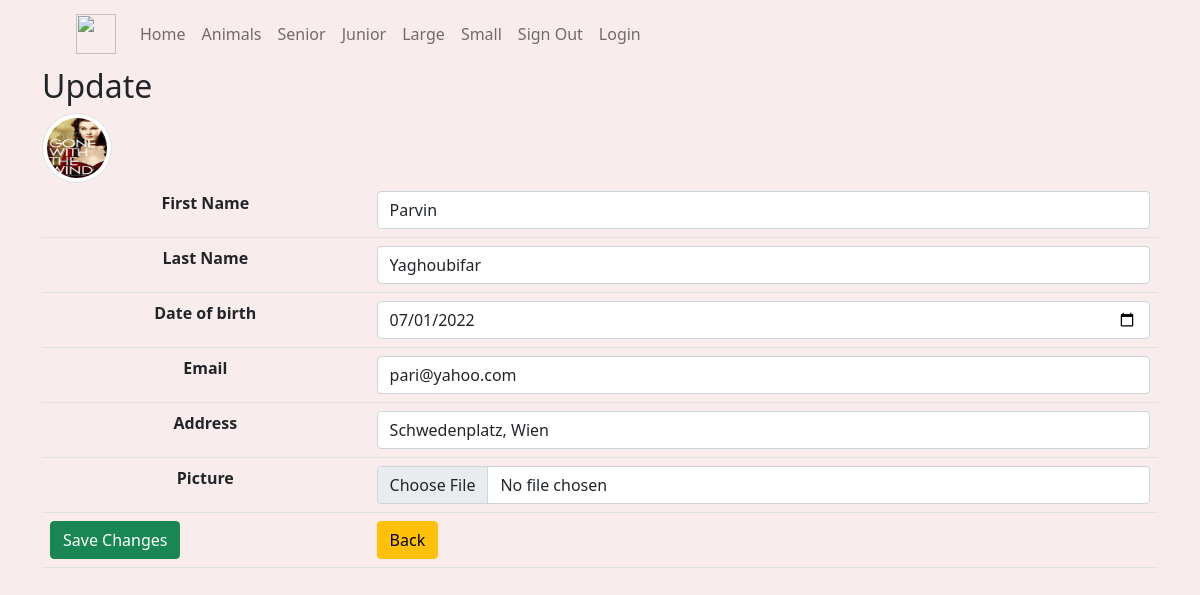
Screenshot of /update.php?id=4 (signed in) with the database file from the repository.
### tables this page shows
CREATE TABLE `user` (
  `user_id` int(11) NOT NULL,
  `first_name` varchar(50) NOT NULL,
  `last_name` varchar(50) NOT NULL,
  `email` varchar(255) NOT NULL,
  `phone_number` int(11) NOT NULL,
  `address` varchar(255) NOT NULL,
  `picture` varchar(255) DEFAULT NULL,
  `password` varchar(255) NOT NULL,
  `date_of_birth` date DEFAULT NULL,
  `status` varchar(30) NOT NULL DEFAULT 'user'
);

### update.php (the view, shortened to what this page needs)
<?php
require_once 'components/db_connect.php';
if (isset($_GET['id'])) {
    $id = $_GET['id'];
    $sql = "SELECT * FROM user WHERE user_id = {$id}";
    $result = mysqli_query($connect, $sql);
    if (mysqli_num_rows($result) == 1) {
        $data = mysqli_fetch_assoc($result);
        $fname = $data['first_name'];
        $lname = $data['last_name'];
        $date_of_birth = $data['date_of_birth'];
        $email = $data['email'];
        $address = $data['address'];
    }
}
?>
<!DOCTYPE html>
<html lang="en">
<head>
    <link rel="stylesheet" href="css/style.css">
    <?php require_once 'components/boot.php' ?>
</head>
<body class="body_style">
<?php require_once 'components/navbar.php' ?>
    <div class="container">
        <h2>Update</h2>
        <img class='img-thumbnail rounded-circle' src='pictures/<?php echo $data['picture'] ?>' alt="<?php echo $fname ?>">
        <form method="post" enctype="multipart/form-data">
            <table class="table">
                <tr>
                    <th>First Name</th>
                    <td><input class="form-control" type="text" name="first_name" placeholder="First Name" value="<?php echo $fname ?>" /></td>
                </tr>
                <tr>
                    <th>Last Name</th>
                    <td><input class="form-control" type="text" name="last_name" placeholder="Last Name" value="<?php echo $lname ?>" /></td>
                </tr>
                <tr>
                    <th>Date of birth</th>
                    <td><input class="form-control" type="date" name="date_of_birth" placeholder="Date of birth" value="<?php echo $date_of_birth ?>" /></td>
                </tr>
                <tr>
                    <th>Email</th>
                    <td><input class="form-control" type="email" name="email" placeholder="Email" value="<?php echo $email ?>" /></td>
                </tr>
                <tr>
                    <th>Address</th>
                    <td><input class="form-control" type="text" name="address" placeholder="Address" value="<?php echo $address ?>" /></td>
                </tr>
                <tr>
                    <th>Picture</th>
                    <td><input class="form-control" type="file" name="picture" /></td>
                </tr>
                <tr>
                    <td><button name="submit" class="btn btn-success" type="submit">Save Changes</button></td>
                    <td><a href="dashboard.php"><button class="btn btn-warning" type="button">Back</button></a></td>
                </tr>
            </table>
        </form>
    </div>
</body>
</html>

### css/style.css (style rules this page uses)
* { max-width: 100%; }
.body_style { background-color: #f7e4e4ab; }
.img-thumbnail { width: 50px; height: 50px; }
td { text-align: left; vertical-align: middle; }
tr { text-align: center; }

### update.php (style rules this page uses)
.img-thumbnail { width: 70px !important; height: 70px !important; }

### rows the page displays
user: picture (picture), first_name "Parvin", last_name "Yaghoubifar", date_of_birth "07/01/2022", email "pari@yahoo.com", address "Schwedenplatz, Wien"
